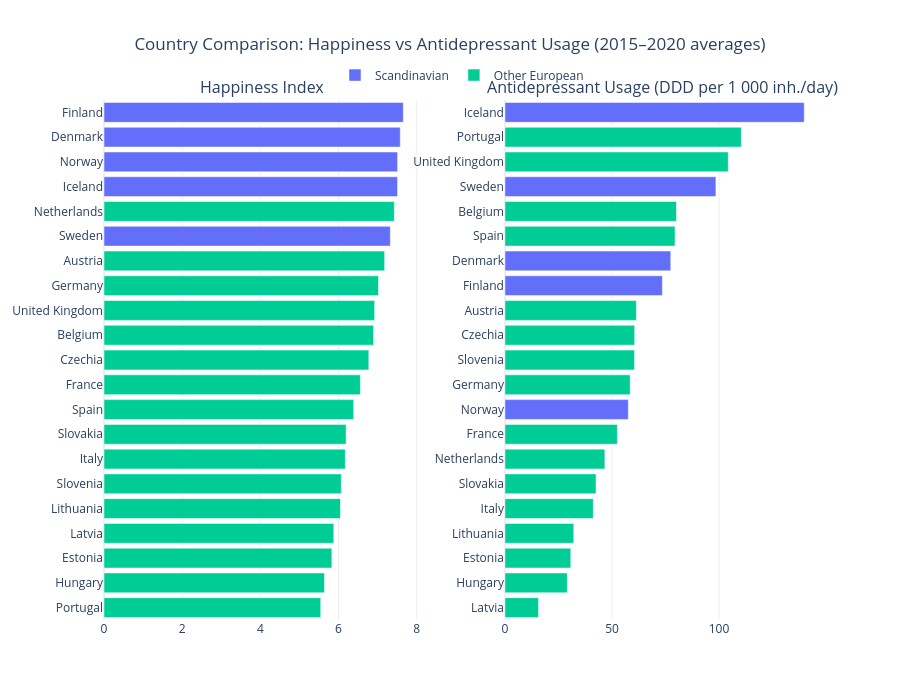

The notebook cell saved with this chart:
### Markdown cell above
### Happiness vs Antidepressant Usage

### Code cell
# Plotly Side-by-Side Bar Chart (replaces the static matplotlib version)
# Happiness (left) vs Antidepressants (right), Scandinavian highlighted
df_country = df[["Country", "Happiness", "Antidepressants"]].copy()
scandinavian_countries = {"Denmark", "Sweden", "Norway", "Finland", "Iceland"}

df_happy_sorted = df_country.sort_values("Happiness", ascending=True)
df_anti_sorted  = df_country.sort_values("Antidepressants", ascending=True)

fig = make_subplots(rows=1, cols=2,
                    subplot_titles=("Happiness Index", "Antidepressant Usage (DDD per 1 000 inh./day)"),
                    shared_yaxes=False, horizontal_spacing=0.12)

fig.add_trace(go.Bar(
    y=df_happy_sorted["Country"],
    x=df_happy_sorted["Happiness"],
    orientation="h",
    marker_color=[cluster_colors[0] if c in scandinavian_countries else cluster_colors[2]
                  for c in df_happy_sorted["Country"]],
    showlegend=False,
), row=1, col=1)

fig.add_trace(go.Bar(
    y=df_anti_sorted["Country"],
    x=df_anti_sorted["Antidepressants"],
    orientation="h",
    marker_color=[cluster_colors[0] if c in scandinavian_countries else cluster_colors[2]
                  for c in df_anti_sorted["Country"]],
    showlegend=False,
), row=1, col=2)

# Manual legend entries
fig.add_trace(go.Bar(y=[None], x=[None], orientation="h",
                     marker_color=cluster_colors[0], name="Scandinavian", showlegend=True))
fig.add_trace(go.Bar(y=[None], x=[None], orientation="h",
                     marker_color=cluster_colors[2], name="Other European", showlegend=True))

fig.update_layout(
    title=dict(text="Country Comparison: Happiness vs Antidepressant Usage (2015–2020 averages)", x=0.5),
    height=700,
    legend=dict(orientation="h", yanchor="bottom", y=1.02, xanchor="center", x=0.5),
    template="plotly_white",
)

os.makedirs("./docs/visualizations", exist_ok=True)
fig.write_html("./docs/visualizations/happiness_vs_antidepressants_bars.html", include_plotlyjs="cdn",
               config={"responsive": True})
print("Saved → ./docs/visualizations/happiness_vs_antidepressants_bars.html")
fig.show()

### Figure 1 — Plotly figure (JSON) as saved in the notebook; plotly's stock layout.template omitted (floating-point values rounded to 4 significant figures)
{"data": [{"marker": {"color": ["#00CC96", "#00CC96", "#00CC96", "#00CC96", "#00CC96", "#00CC96", "#00CC96", "#00CC96", "#00CC96", "#00CC96", "#00CC96", "#00CC96", "#00CC96", "#00CC96", "#00CC96", "#636EFA", "#00CC96", "#636EFA", "#636EFA", "#636EFA", "#636EFA"]}, "orientation": "h", "showlegend": false, "type": "bar", "x": [5.543, 5.64, 5.828, 5.877, 6.048, 6.069, 6.172, 6.193, 6.387, 6.559, 6.774, 6.895, 6.923, 7.021, 7.179, 7.325, 7.426, 7.509, 7.51, 7.578, 7.656], "xaxis": "x", "y": ["Portugal", "Hungary", "Estonia", "Latvia", "Lithuania", "Slovenia", "Italy", "Slovakia", "Spain", "France", "Czechia", "Belgium", "United Kingdom", "Germany", "Austria", "Sweden", "Netherlands", "Iceland", "Norway", "Denmark", "Finland"], "yaxis": "y"}, {"marker": {"color": ["#00CC96", "#00CC96", "#00CC96", "#00CC96", "#00CC96", "#00CC96", "#00CC96", "#00CC96", "#636EFA", "#00CC96", "#00CC96", "#00CC96", "#00CC96", "#636EFA", "#636EFA", "#00CC96", "#00CC96", "#636EFA", "#00CC96", "#00CC96", "#636EFA"]}, "orientation": "h", "showlegend": false, "type": "bar", "x": [15.68, 29.12, 30.75, 32.13, 41.27, 42.53, 46.67, 52.5, 57.62, 58.47, 60.55, 60.58, 61.38, 73.53, 77.45, 79.45, 80.12, 98.53, 104.3, 110.4, 139.8], "xaxis": "x2", "y": ["Latvia", "Hungary", "Estonia", "Lithuania", "Italy", "Slovakia", "Netherlands", "France", "Norway", "Germany", "Slovenia", "Czechia", "Austria", "Finland", "Denmark", "Spain", "Belgium", "Sweden", "United Kingdom", "Portugal", "Iceland"], "yaxis": "y2"}, {"marker": {"color": "#636EFA"}, "name": "Scandinavian", "orientation": "h", "showlegend": true, "type": "bar", "x": [null], "y": [null]}, {"marker": {"color": "#00CC96"}, "name": "Other European", "orientation": "h", "showlegend": true, "type": "bar", "x": [null], "y": [null]}], "layout": {"annotations": [{"font": {"size": 16}, "showarrow": false, "text": "Happiness Index", "x": 0.22, "xanchor": "center", "xref": "paper", "y": 1, "yanchor": "bottom", "yref": "paper"}, {"font": {"size": 16}, "showarrow": false, "text": "Antidepressant Usage (DDD per 1 000 inh./day)", "x": 0.78, "xanchor": "center", "xref": "paper", "y": 1, "yanchor": "bottom", "yref": "paper"}], "height": 700, "legend": {"orientation": "h", "x": 0.5, "xanchor": "center", "y": 1.02, "yanchor": "bottom"}, "title": {"text": "Country Comparison: Happiness vs Antidepressant Usage (2015–2020 averages)", "x": 0.5}, "xaxis": {"anchor": "y", "domain": [0, 0.44]}, "xaxis2": {"anchor": "y2", "domain": [0.56, 1]}, "yaxis": {"anchor": "x", "domain": [0, 1]}, "yaxis2": {"anchor": "x2", "domain": [0, 1]}}}
